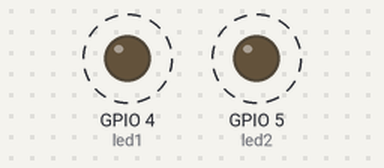
The sketch below on a simulated ESP32. On the bench: output pins drawn as LEDs (lit = HIGH). Dashed ring = blinking. What the sketch prints to the serial monitor is not drawn.

Above: at 1.5 s.
Timing chart, 0 to 5.6 s (numbered marks = the images above):
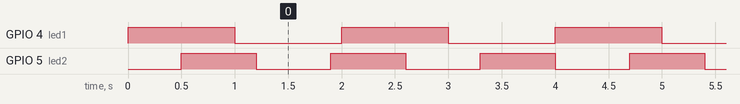

Measured:
- by itself, GPIO 4 (led1): alternates HIGH for 1.0 s and LOW for 1.0 s
- by itself, GPIO 5 (led2): alternates HIGH for 0.70 s and LOW for 0.70 s

The sketch:

ExemploDualCore.ino
```cpp
// Declaração de Variáveis e Pinos
TaskHandle_t Task1;
TaskHandle_t Task2;

// Pinos da LED
const int led1 = 4;
const int led2 = 5;

// Vamos caracterizar os pinos 4 e 5 como saídas/"output"
void setup() {
 Serial.begin(115200);
 pinMode(led1, OUTPUT);
 pinMode(led2, OUTPUT);

 // Criação da Task1 que será executada na função Task1code(), com prioridade 1 no core 0:

 xTaskCreatePinnedToCore(
 Task1code, /* Função da tarefa. */
 "Task1", /* Nome da tarefa. */
 10000, /* Tamanho da pilha da tarefa. */
 NULL, /* Parâmetro da tarefa. */
 1, /* Prioridade da tarefa. */
 &Task1, /* Handle da tarefa para acompanhamento. */
 0); /* Define a execução da tarefa no core 0 */
 delay(500); //aguarde 0,5 s

 // Criação da Task2 que será executada na função Task2code(), com prioridade 1 no core 1:

 xTaskCreatePinnedToCore(
 Task2code, /* Função da tarefa. */
 "Task2",  /* Nome da tarefa. */
 10000, /* Tamanho da pilha da tarefa. */
 NULL,  /* Parâmetro da tarefa. */
 1,  /* Prioridade da tarefa. */
 &Task2,  /* Handle da tarefa para acompanhamento. */
 1);  /* Define a execução da tarefa no core 1 */
 delay(500); //aguarde 0,5 s
}

// Lógica da Task1: pisca um LED a cada 1000 ms

void Task1code( void * pvParameters ){
 Serial.print("Task1 rodando no core ");
 Serial.println(xPortGetCoreID());
//Aqui escrevemos para que ele imprima a mensagem quando estiver rodando no core (núcleo).

 for(;;){
//for (para) quando isso acontecer, ligamos a led 1 por 1 segundo e depois desligamos.
 digitalWrite(led1, HIGH);
 delay(1000);
 digitalWrite(led1, LOW);
 delay(1000);
 }
}

// Lógica da Task2: pisca um LED a cada 700 ms

void Task2code( void * pvParameters ){

 Serial.print("Task2 rodando no core ");
 Serial.println(xPortGetCoreID());

//Aqui escrevemos para que ele imprima a mensagem quando esitver rodando no core

 for(;;){
//for (para) quando isso acontecer, ligamos a led 2 por 0,7 segundos e depois desligamos.

 digitalWrite(led2, HIGH);
 delay(700);
 digitalWrite(led2, LOW);
 delay(700);
 }
}

void loop() {

}
```
